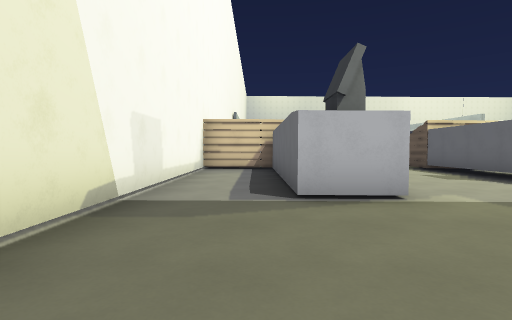
View 1 (above)

24 first-person views from a walk through a Godot game level. The camera is 1.2 m above the floor, tilts 2° down and sees 80° across. The floor is counted in squares, 1.96 m on a side. Each view is taken from the middle of a square. On the plan, view 1 faces up. The plan holds only what a view shows up to about 9 squares ahead; the rest is blank. The place goes on beyond the plan. Characters and animated objects are left out. Some surface patterns are stand-ins.

View 2
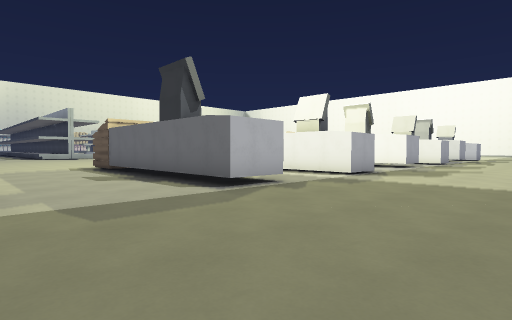

View 3
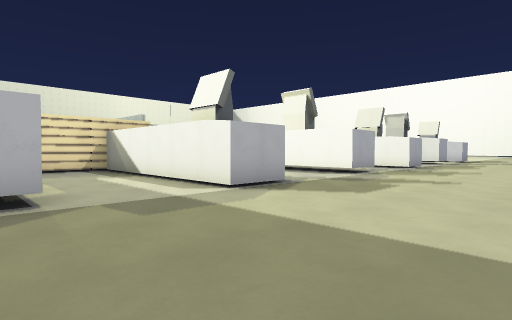

View 4
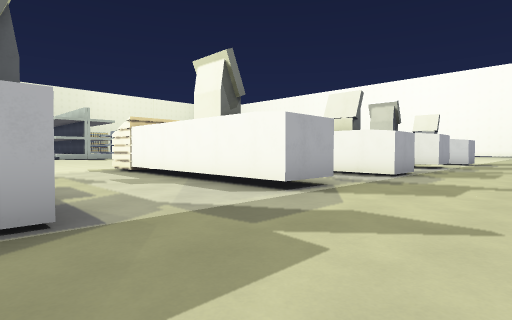

View 5
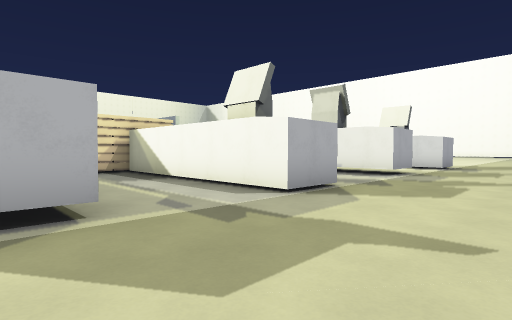

View 6
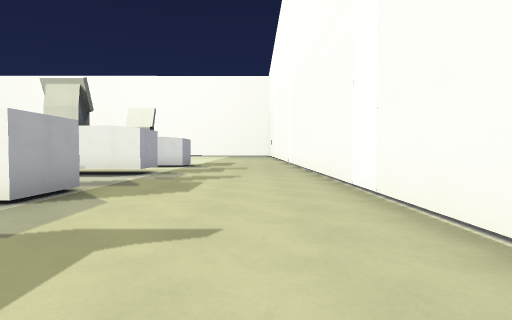

View 7
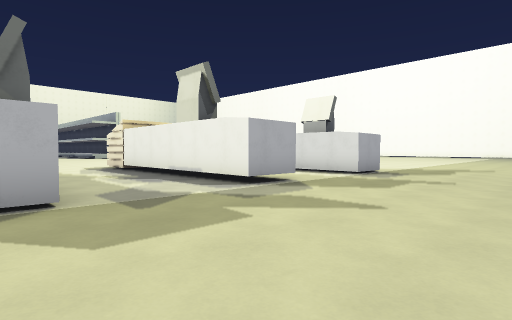

View 8
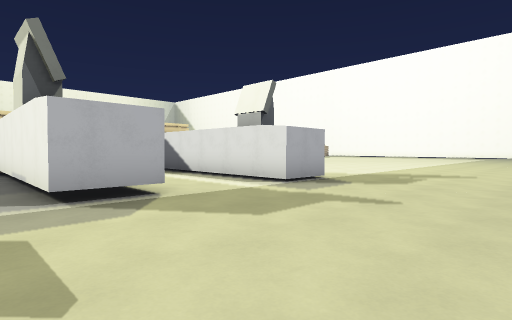

View 9
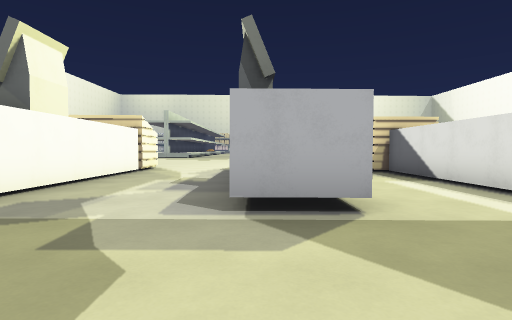

View 10
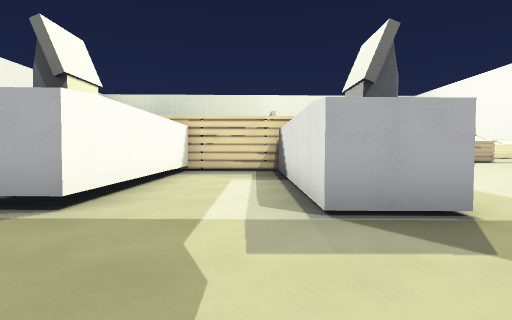

View 11
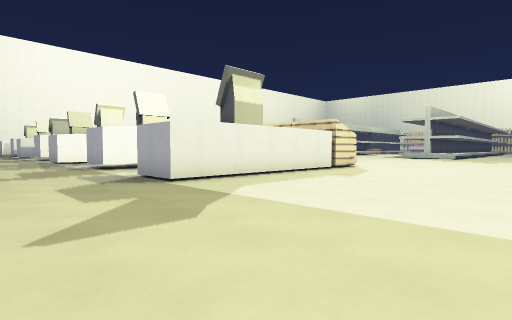

View 12
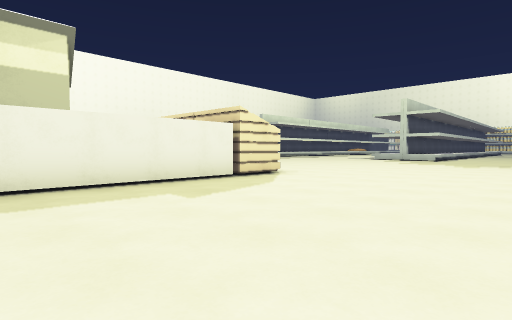

View 13
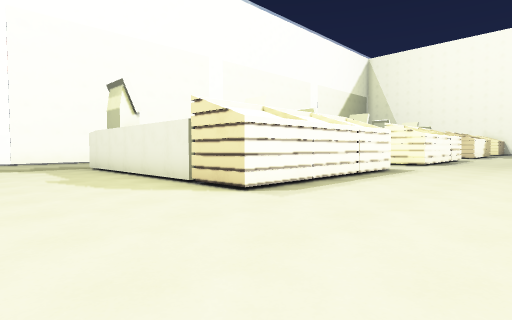

View 14
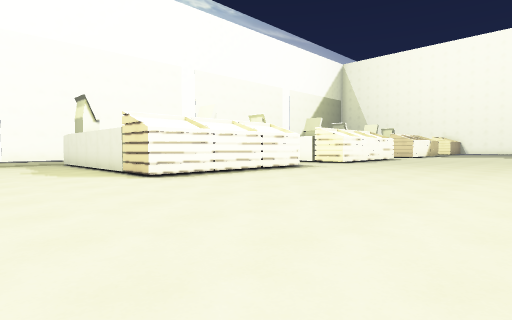

View 15
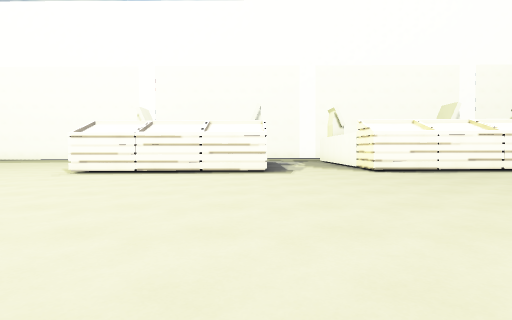

View 16
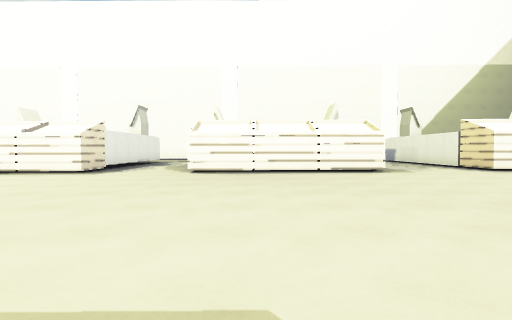

View 17
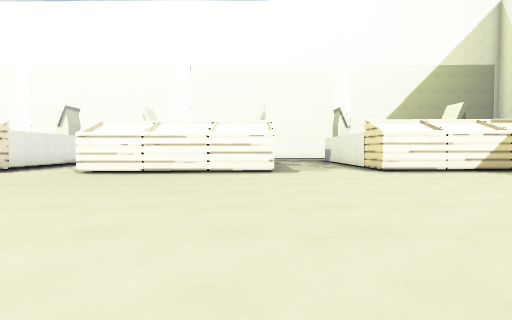

View 18
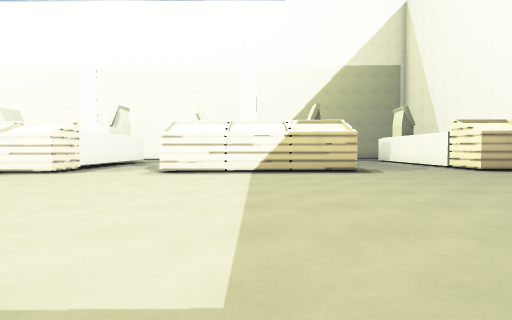

View 19
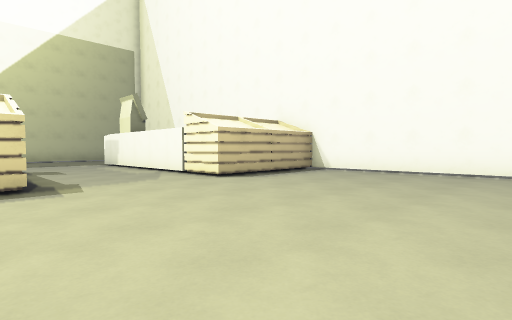

View 20
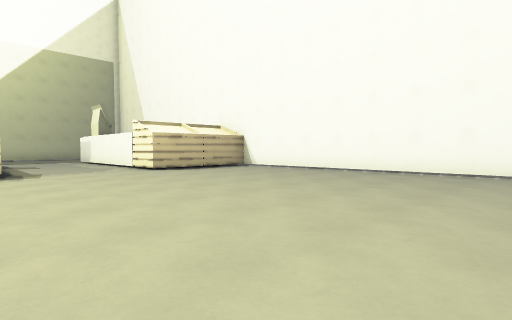

View 21
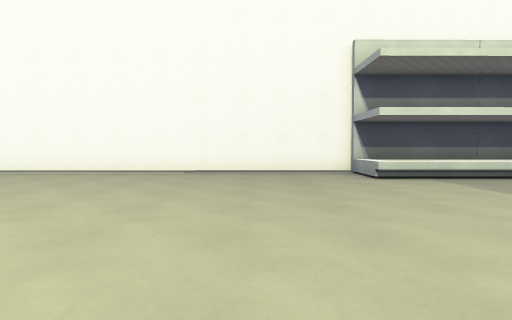

View 22
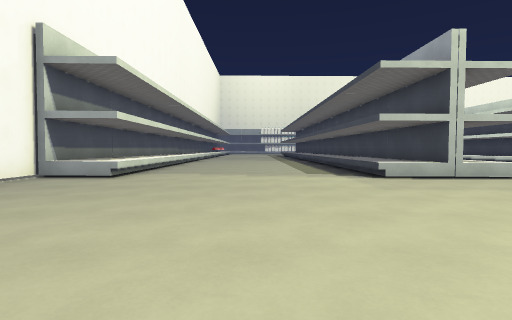

View 23
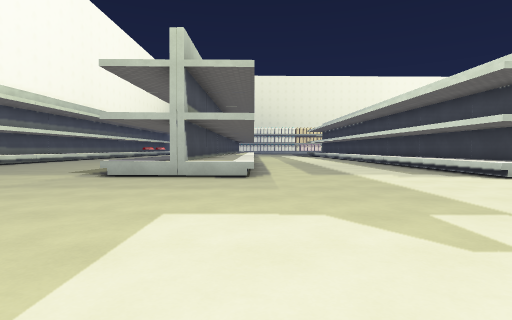

View 24
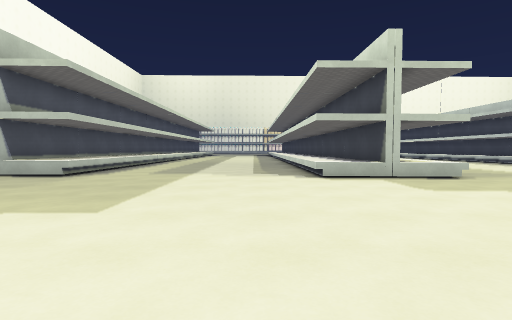

### Floor plan
Key: @ floor where view 1 was taken; # wall or solid block; . main floor; - floor 0.25 m lower than the main floor; ^ raised ledge.
Columns run from 2 left of view 1 to 32 right of it. Each row starts with its distance up from view 1.
 24 #^^.....^^^^.....^^^ --
 23 #^^.....^^^^.....^^^---
 22 #^^.....^^^^.....^#^--
 21 #................----
 20 #................---
 19 #................---    -
 18 #................----  ---
 17 #................----------------
 16 #................-----------------
 15 #................-----------------
 14 #...............------------------
 13 #...............------------------
 12 #...............------------------
 11 #..##...#####...#####---######----
 10 #####...#####...#  ###--######-----
  9 #..##...#..#  ..#  -##--##--##-----
  8 #..##...#..# ...# --##--##--##-----
  7 #..##...#..# ...# --##--##--##-----
  6 #..# ...#..# ...# --##--##--##-----
  5 #..# ...#..# ...# --##--##--##-----
  4 #..##...#..##...##--##--##--##-----
  3 #...............-------------------
  2 #..............--------------------
  1  ..............--------------------
  0   @ ..........   ------------
 -1                   ########

Where each view was taken, in squares from view 1:
view 1: 0 up, 0 right, facing up
view 2: 0 up, 2 right, facing up-right
view 3: 0 up, 6 right, facing up-right
view 4: 1 up, 10 right, facing up-right
view 5: 1 up, 14 right, facing up-right
view 6: 1 up, 14 right, facing right
view 7: 0 up, 18 right, facing up-right
view 8: 0 up, 21 right, facing up-right
view 9: 1 up, 22 right, facing up
view 10: 1 up, 25 right, facing up
view 11: 1 up, 32 right, facing up-left
view 12: 5 up, 32 right, facing up-left
view 13: 14 up, 30 right, facing down-left
view 14: 17 up, 30 right, facing down-left
view 15: 19 up, 22 right, facing down
view 16: 19 up, 17 right, facing down
view 17: 19 up, 14 right, facing down
view 18: 19 up, 8 right, facing down
view 19: 16 up, 6 right, facing down-left
view 20: 19 up, 6 right, facing down-left
view 21: 19 up, 6 right, facing left
view 22: 15 up, 3 right, facing up
view 23: 15 up, 9 right, facing up
view 24: 15 up, 13 right, facing up
